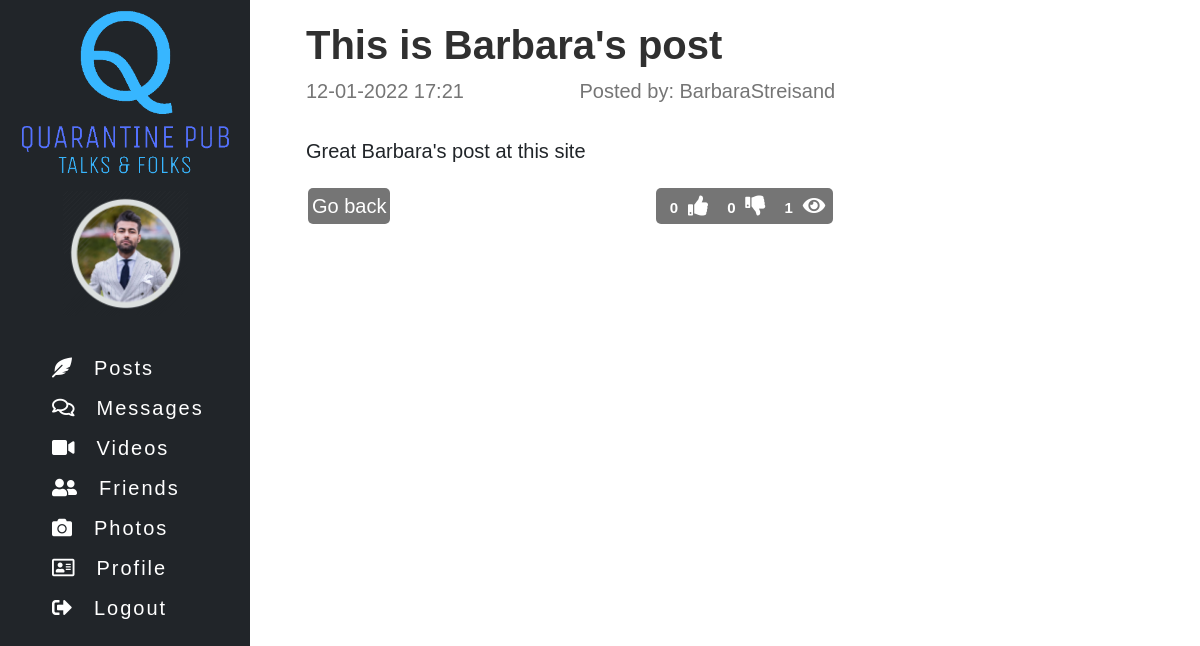
Screenshot of /post/24/ (signed in) with the database file from the repository.
### core/models.py (models this page shows, shortened)
class TimeStampMixin(models.Model):
    created_at = models.DateTimeField(auto_now_add=True)
    updated_at = models.DateTimeField(auto_now=True)
    class Meta:
        abstract = True

class Post(TimeStampMixin):
    title = models.CharField(max_length=100, null=False, blank=False)
    content = models.TextField(null=False, blank=False)
    image = models.CharField(max_length=255, null=True, blank=True)
    user_id = models.ForeignKey(settings.AUTH_USER_MODEL, null=True, on_delete=models.SET_NULL, blank=False)
    views = models.PositiveIntegerField(default=0, null=False, blank=True)

### core/views.py (the view)
# urls.py: path('post/<int:pk>/', PostView.as_view(), name='preview'),
class PostView(DetailView):
    model = Post
    context_object_name = 'post_data'
    template_name = "../core/post.html"
    def changeViewsCount(self):
        post = Post.objects.get(id=self.kwargs.get('pk'))
        post.views += 1
        post.save()
    def get_object(self, queryset=None):
        self.changeViewsCount()
        post = Post.objects.get(id=self.kwargs.get('pk'))
        post.likes = post.likes_set.filter(status=True).count()
        post.dislikes = post.likes_set.filter(status=False).count()
        return post

### templates/core/post.html (shortened to what this page needs)
{% extends 'base.html' %}
{% block content %}
<div class="col offset-3" id="posts">
    <article class="post">
        <h1 class="post-title">
        <a href="{% url 'posts:preview' post_data.id %}" class="post_title">{{ post_data.title }}</a>
        </h1>
        <div class="post_header">
           <div class="post_header_item">
            <time datetime="{{ post_data.created_at }}" class="post_date">{{ post_data.created_at|date:"d-m-Y H:i" }}</time>
            </div>
            <div class="post_header_item">
                Posted by: {{ post_data.user_id}}
            </div>
        </div>
        <div class="content">
            {{ post_data.content|linebreaksbr }}
        </div>
        <div class="post_footer">
        <div class="post_footer_item">
            <a href="{% url 'posts:list' %}" class="read_more">Go back</a>
        </div>
        <div class="post_footer_item">
            <span class="badge">{{ post_data.likes }}</span><a class="fas fa-thumbs-up likeblock_icon"></a>
            <span class="badge">{{ post_data.dislikes }}</span><a class="fas fa-thumbs-down likeblock_icon"></a>
            <span class="badge">{{ post_data.views }}</span><a class="fas fa-eye likeblock_icon"></a>
        </div>
        </div>
    </article>
</div>
{% endblock content %}

### static/core/css/main.css (style rules this page uses)
.post_title { line-height: 1.25; font-family: "pt sans", Helvetica, Arial, sans-serif; font-size: 40px; font-style: normal; font-variant-caps: normal; font-variant-east-asian: normal; font-variant-ligatures: normal; font-variant-numeric: normal; font-weight: 700; text-decoration: none; color: #303030; }
.post_header_item { display: inline-block; margin-top: -0.5rem; margin-bottom: 1rem; font-family: "pt sans", Helvetica, Arial, sans-serif; font-size: 20px; font-style: normal; font-variant-caps: normal; font-variant-east-asian: normal; font-variant-ligatures: normal; font-variant-numeric: normal; font-weight: 400; color: #757575; }
.post { display: block; margin-bottom: 4em; margin-top: 1em; max-width: 60%; min-width: 20%; line-height: 1.5; font-family: "pt sans", Helvetica, Arial, sans-serif; font-size: 20px; font-style: normal; font-variant-caps: normal; font-variant-east-asian: normal; font-variant-ligatures: normal; font-variant-numeric: normal; font-weight: 400; }
@media (min-width: 1002px) and (max-width: 1600px) { .post { max-width: 60%; min-width: 20%; } }
.post .content { margin-bottom: 1em; }
.read_more { text-decoration: none; color: white; font-family: "pt sans", Helvetica, Arial, sans-serif; font-size: 20px; font-style: normal; font-variant-caps: normal; font-variant-east-asian: normal; font-variant-ligatures: normal; font-variant-numeric: normal; font-weight: 400; }
.post_header, .post_footer { display: inline-block; width: 100%; display: flex; justify-content: space-between; }
.post_header { margin-top: 0.7em; margin-bottom: 0.7em; }
.post_footer .post_footer_item { display: inline-block; background-color: #757575; border-radius: 5px; margin: 0.1em; padding-top: 0.15em; padding-bottom: 0.15em; padding-right: 0.2em; padding-left: 0.2em; width:fit-content; }
.badge { color: black; position: relative; vertical-align: center; font-family: "pt sans", Helvetica, Arial, sans-serif; font-size: 15px; font-style: normal; font-variant-caps: normal; font-variant-east-asian: normal; font-variant-ligatures: normal; font-variant-numeric: normal; font-weight: 200; }
.likeblock_icon, .likeblock_icon:hover { color:white; margin-right: 0.2em; text-decoration: none; }

### rows the page displays
Post: title "This is Barbara's post", created_at "12-01-2022 17:21", user_id "BarbaraStreisand", content "Great Barbara's post at this site", likes "0", dislikes "0", views "1"
